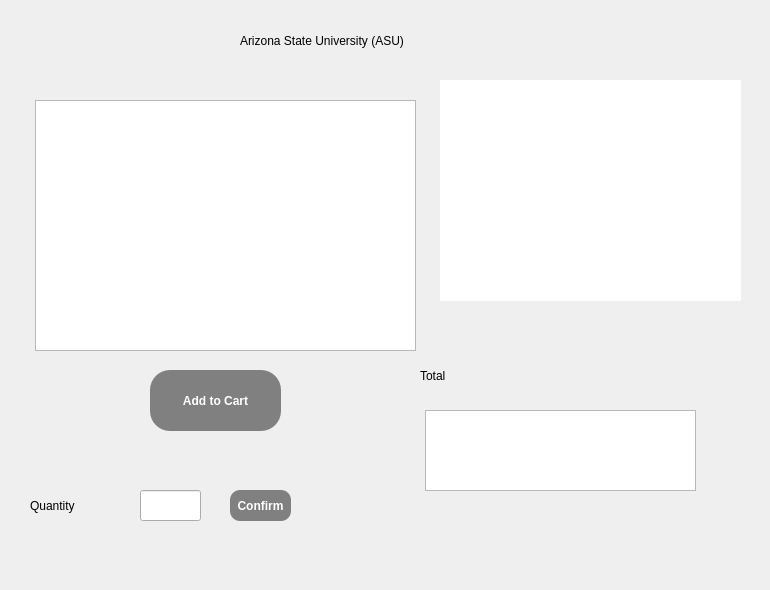
   <widget class="QWidget" name="page_5">
    <widget class="QGraphicsView" name="graphicsView">
     <property name="geometry">
      <rect>
       <x>440</x>
       <y>80</y>
       <width>301</width>
       <height>221</height>
      </rect>
     </property>
     <property name="styleSheet">
      <string notr="true">QGraphicsView {
	background-image: url('res/arizona_background.png');
    background-repeat: no-repeat;
    background-position: center center;
	border-style: groove;
	border-radius: 40px;
}</string>
     </property>
    </widget>
    <widget class="QTableWidget" name="tableWidget_arizona">
     <property name="geometry">
      <rect>
       <x>35</x>
       <y>100</y>
       <width>381</width>
       <height>251</height>
      </rect>
     </property>
     <property name="editTriggers">
      <set>QAbstractItemView::NoEditTriggers</set>
     </property>
    </widget>
    <widget class="QLabel" name="arizona_title">
     <property name="geometry">
      <rect>
       <x>240</x>
       <y>10</y>
       <width>421</width>
       <height>61</height>
      </rect>
     </property>
     <property name="text">
      <string>Arizona State University (ASU)</string>
     </property>
    </widget>
    <widget class="QPushButton" name="next_3">
     <property name="geometry">
      <rect>
       <x>700</x>
       <y>520</y>
       <width>61</width>
       <height>61</height>
      </rect>
     </property>
     <property name="styleSheet">
      <string notr="true">QPushButton {
	background-image: url('res/nxt.png');
    background-repeat: no-repeat;
    background-position: center center;
	border-style: inset;
	border-radius: 30px;
}</string>
     </property>
     <property name="text">
      <string/>
     </property>
    </widget>
    <widget class="QPushButton" name="pushButton_selectPurchase_asu">
     <property name="geometry">
      <rect>
       <x>150</x>
       <y>370</y>
       <width>131</width>
       <height>61</height>
      </rect>
     </property>
     <property name="styleSheet">
      <string notr="true">QPushButton {
	background-color: gray;
	border-style: inset;
	color: white;
	font-weight: bold;
	border-radius: 20px;
}

QPushButton:hover {
	background-color: lightgray;
	color: black;	
}
</string>
     </property>
     <property name="text">
      <string>Add to Cart</string>
     </property>
    </widget>
    <widget class="QLabel" name="label_QAsu">
     <property name="geometry">
      <rect>
       <x>30</x>
       <y>490</y>
       <width>91</width>
       <height>31</height>
      </rect>
     </property>
     <property name="text">
      <string>Quantity</string>
     </property>
    </widget>
    <widget class="QLineEdit" name="lineEdit_quantity_asu">
     <property name="geometry">
      <rect>
       <x>140</x>
       <y>490</y>
       <width>61</width>
       <height>31</height>
      </rect>
     </property>
    </widget>
    <widget class="QTableWidget" name="tableWidget_totalAsu">
     <property name="geometry">
      <rect>
       <x>425</x>
       <y>410</y>
       <width>271</width>
       <height>81</height>
      </rect>
     </property>
    </widget>
    <widget class="QLabel" name="label_totalAsu">
     <property name="geometry">
      <rect>
       <x>420</x>
       <y>360</y>
       <width>71</width>
       <height>31</height>
      </rect>
     </property>
     <property name="text">
      <string>Total</string>
     </property>
    </widget>
    <widget class="QPushButton" name="pushButton_quantityAsu">
     <property name="geometry">
      <rect>
       <x>230</x>
       <y>490</y>
       <width>61</width>
       <height>31</height>
      </rect>
     </property>
     <property name="styleSheet">
      <string notr="true">QPushButton {
	background-color: gray;
	border-style: inset;
	color: white;
	font-weight: bold;
	border-radius: 10px;
}

QPushButton:hover {
	background-color: lightgray;
	color: black;	
}</string>
     </property>
     <property name="text">
      <string>Confirm</string>
     </property>
    </widget>
   </widget>
